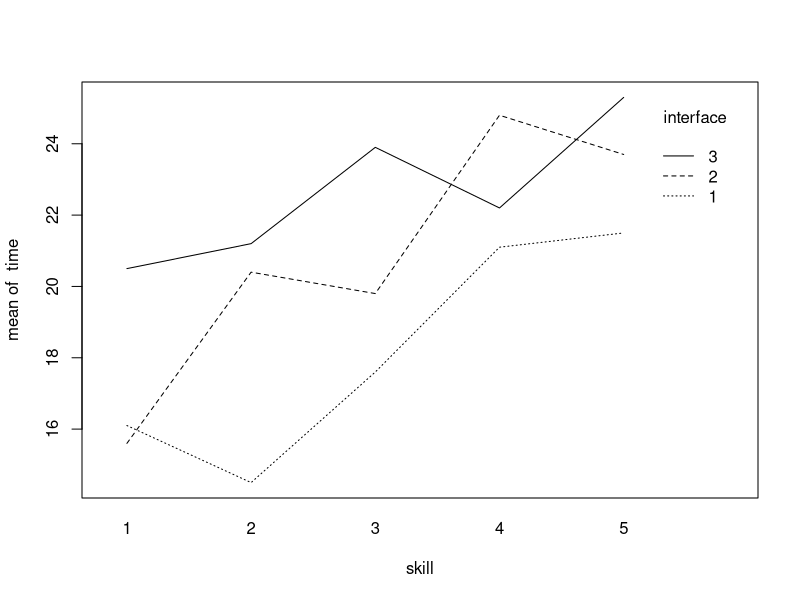
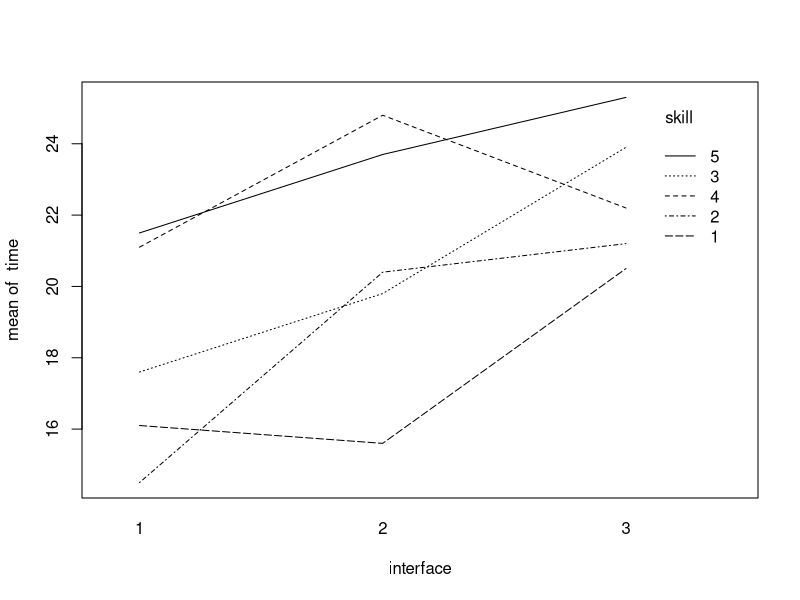
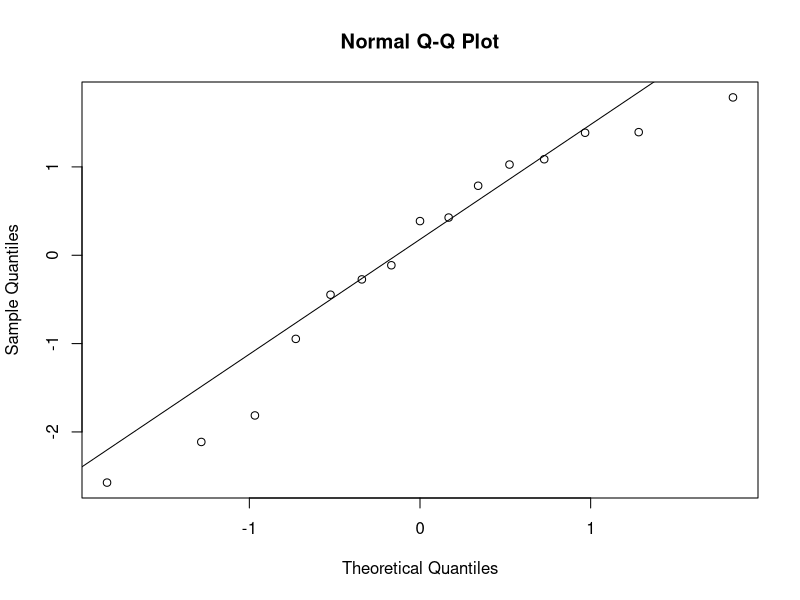
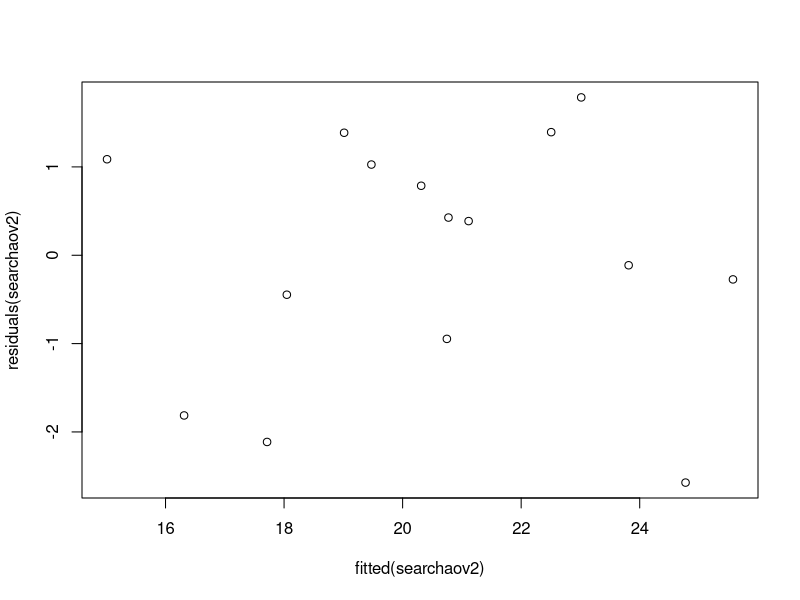
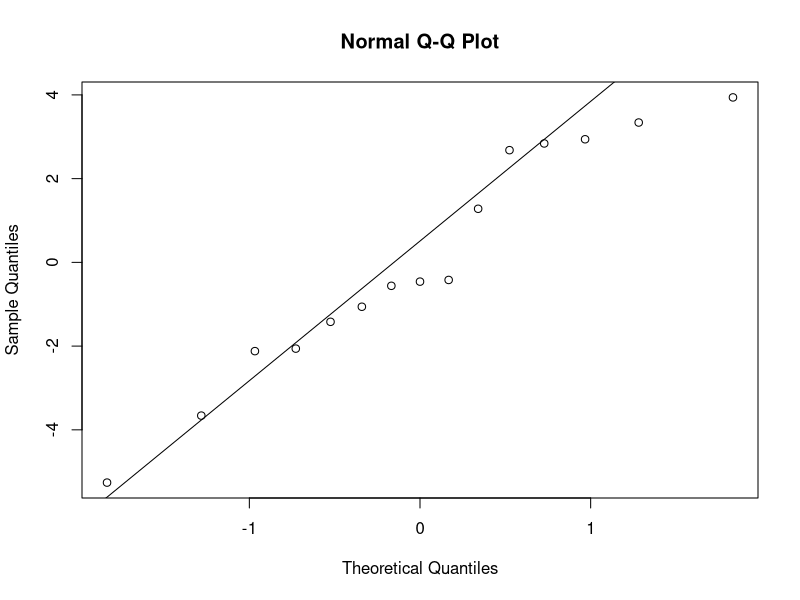

The R script that drew these images, in order:
###EXERCISE 2

##T1

search = read.table("search.txt", header=TRUE)
attach(search)

#gotta do the randomization again but still don't get how that works 
#like in the last exercise



##T2
interaction.plot(skill,interface,time)
interaction.plot(interface,skill,time)

#The lines seems unparallel which indicates that there might be interaction

##T3

search$skill = as.factor(search$skill)
search$interface = as.factor(search$interface)

searchaov = lm(time~interface+skill,data=search)
anova(searchaov)

#H0 mu0=mu1=mu2=mu3=mu4 can be rejected.
#So the time is not the same for all the interfaces.


##T4
#Lecture 6 (3)

library(multcomp)
searchaov2 = lm(time~interface+skill,data=search)

searchmult = glht(searchaov2,linfct=mcp(skill="Tukey"))
summary(searchmult)

#According to the test 4 -3 == 0 has an estimate of 2.267. That's the estimte time for a user of skill 4 with the interface 3.

##T5
#Lecture 5  (26-27)

qqnorm(residuals(searchaov2))
qqline(residuals(searchaov2))
#The QQ-plot seems a bit deviated in the extremes but it could be normal

plot(fitted(searchaov2),residuals(searchaov2))

#We see that the doesn't change systematically with the fitted values.
#So we can assume that the population comes from where the data comes from has equal variances.

##T6
#Lecture 6 (31)
friedman.test(search$time,search$interface,search$skill)
#We reject H0 (Interface doesn't have an effect) so we can say that the interface makes an effect.

##T7
search$interface = as.factor(search$interface)

searchaov = lm(time~interface,data=search)

anova(searchaov)

#According to p-value we cannot reject that the means are the same for the different interfaces.
#It is not useful because the variable skill should also be considered

#1-way-anova assumes that the data come from normal population and the variances are equal.
qqnorm(residuals(searchaov))
qqline(residuals(searchaov))
#The population doesn't seem normal therefore the assumption is not met.
